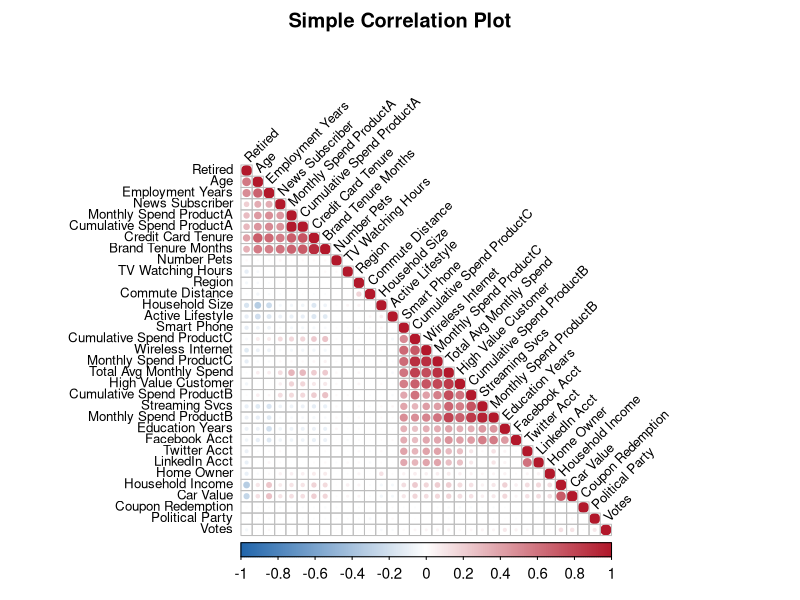

The R script that drew this image:
## ---- chunk 1
knitr::opts_chunk$set(echo = FALSE)
library(readxl)
library(ggplot2)
library(corrplot)
library(car)
customer_data <- read_excel("./outputs/26-04-14-16/customer_data_cleaned.xlsx")

# Convert columns that should be numeric but may be stored as text
numeric_cols <- c(
  "Region", "Age", "Education Years", "Employment Years", "Household Size",
  "Household Income", "Number Pets", "umber Pets", "Home Owner", "Car Value",
  "Commute Distance", "Credit Card Tenure", "TV Watching Hours",
  "Coupon Redemption", "Brand Tenure Months", "Monthly Spend ProductA",
  "Cumulative Spend ProductA", "Monthly Spend ProductB", "Cumulative Spend ProductB",
  "Monthly Spend ProductC", "Cumulative Spend ProductC", "Total Avg Monthly Spend",
  "High Value Customer"
)

numeric_cols <- intersect(numeric_cols, names(customer_data))

safe_numeric <- function(x) {
  as.numeric(gsub("[^0-9.-]", "", as.character(x)))
}

customer_data[numeric_cols] <- lapply(customer_data[numeric_cols], safe_numeric)
theme_set(theme_minimal(base_size = 12))
## ---- chunk 2
head(customer_data)
str(customer_data)
summary(customer_data)
sum(is.na(customer_data))
## ---- chunk 3
num_data <- customer_data[sapply(customer_data, is.numeric)]
corr_mat <- round(cor(num_data, use = "pairwise.complete.obs"), 3)
corr_mat
## ---- chunk 4
# Larger figure and adjusted text sizes to reduce crowding
corrplot(
  corr_mat,
  method = "circle",
  type = "lower",
  order = "hclust",
  tl.col = "black",
  tl.srt = 45,
  tl.cex = 0.8,       # label text size
  cl.cex = 0.9,       # color legend text size
  number.cex = 0.6,   # coefficient text size (if shown)
  addCoef.col = NULL, # hide numeric coefficients to avoid overlap
  col = colorRampPalette(c("#2166ac", "white", "#b2182b"))(200),
  mar = c(0, 0, 2, 0), # a bit more top margin for the title
  title = "Simple Correlation Plot"
)
## ---- chunk 5
# Top correlations with target variable for linear regression selection
target_var <- "Total Avg Monthly Spend"

target_corr <- cor(num_data, use = "pairwise.complete.obs")[, target_var]
target_corr <- target_corr[names(target_corr) != target_var]

top_corr <- data.frame(
  variable = names(target_corr),
  correlation = as.numeric(target_corr),
  abs_correlation = abs(as.numeric(target_corr))
)

top_corr <- top_corr[order(-top_corr$abs_correlation), ]
head(top_corr, 10)
## ---- chunk 6
# Automatic predictor filtering and logistic regression

# In R formulas, spaces cause problems, so this function wraps those names in backticks:
safe_name <- function(x) {
  if (grepl("^[A-Za-z0-9_.]+$", x)) x else paste0("`", x, "`")
}

#Here are the columns I want (Independent Vars)
model_vars <- c(
  "High Value Customer",
  "Total Avg Monthly Spend",
  "Household Income",
  "Age",
  "Household Size",
  "Home Owner",
  "Credit Card Tenure",
  "Brand Tenure Months",
  "Coupon Redemption",
  "Streaming Svcs",
  "Smart Phone"
)
# Copy rows into new smaller dataframe
mod_data <- customer_data[ , model_vars]

# 3) Perfect separation checks
# This is one of the most important parts.
# 
# What is perfect separation?
# 
# It means one predictor can almost perfectly split the outcome.
# 
# Example:
# 
# everyone with X > 100 is a high-value customer
# everyone with X <= 100 is not
# 
# That sounds great, but in logistic regression it actually causes problems:
# 
# coefficients blow up
# model becomes unstable
# standard errors get weird
# 
# So the code searches for variables that separate 0s and 1s too perfectly, then drops them.
# 
# That’s why your output said:
# 
# Dropping perfect/separating vars: Total Avg Monthly Spend
# 
# That means this variable was almost too good at identifying the outcome.
sep_vars <- character()
for (nm in setdiff(names(mod_data), "High Value Customer")){
  x <- mod_data[[nm]]
  if (is.numeric(x)){
    a0 <- x[mod_data$`High Value Customer`==0]
    a1 <- x[mod_data$`High Value Customer`==1]
    if (length(na.omit(a0))>0 && length(na.omit(a1))>0){
      if (max(a0, na.rm=TRUE) < min(a1, na.rm=TRUE) || max(a1, na.rm=TRUE) < min(a0, na.rm=TRUE)){
        sep_vars <- c(sep_vars, nm)
      }
    }
  } else {
    tbl <- table(x, mod_data$`High Value Customer`)
    if (nrow(tbl)>0 && any(apply(tbl,1,function(r) r[1]==0 || r[2]==0))) sep_vars <- c(sep_vars, nm)
  }
}
if (length(sep_vars)>0){ cat("Dropping perfect/separating vars:", paste(unique(sep_vars), collapse=", "), "\n"); mod_data <- mod_data[ , !(names(mod_data) %in% sep_vars), drop=FALSE] }

# 4) High pairwise correlation among numerics (>0.9): drop the lower-variance member
# This checks for multicollinearity.
# 
# That means:
# 
# two predictors are telling almost the same story
# 
# Example:
# 
# Credit Card Tenure and Brand Tenure Months might move together a lot
# 
# If two variables correlate above 0.9, the code drops one of them.
# Because highly correlated predictors can:
# 
# make coefficients unstable
# inflate standard errors
# make interpretation messy
# 
# The code keeps the one with higher variance and drops the other.
# 
# That’s why your output said:
# 
# Dropping highly correlated numeric vars: Credit Card Tenure
num_idx <- sapply(mod_data, is.numeric)
num_idx["High Value Customer"] <- FALSE
num_names <- names(mod_data)[num_idx]
if (length(num_names)>1){
  cor_mat <- cor(mod_data[ , num_names], use="pairwise.complete.obs")
  high_pairs <- which(abs(cor_mat) > 0.9 & abs(cor_mat) < 1, arr.ind=TRUE)
  drop_cols <- character()
  if (nrow(high_pairs)>0){
    for (i in seq_len(nrow(high_pairs))){
      a <- rownames(cor_mat)[high_pairs[i,1]]
      b <- colnames(cor_mat)[high_pairs[i,2]]
      var_a <- var(mod_data[[a]], na.rm=TRUE); var_b <- var(mod_data[[b]], na.rm=TRUE)
      drop_cols <- c(drop_cols, ifelse(var_a < var_b, a, b))
    }
    drop_cols <- unique(drop_cols)
    cat("Dropping highly correlated numeric vars:", paste(drop_cols, collapse=", "), "\n")
    mod_data <- mod_data[ , !(names(mod_data) %in% drop_cols), drop=FALSE]
  }
}

# 5) Iterative VIF-based removal if possible (silent if car not installed)
# This part tries to calculate VIF = Variance Inflation Factor.
# 
# VIF tells you whether a variable is too predictable from the other predictors.
# 
# Rule of thumb:
# 
# VIF > 10 = bad multicollinearity
# 
# If that happens,drops those variables too
if (ncol(mod_data) > 2){
  pred_names <- setdiff(names(mod_data), "High Value Customer")
  fterms <- paste(vapply(pred_names, safe_name, character(1)), collapse = " + ")
  f <- as.formula(paste(safe_name("High Value Customer"), "~", fterms))
  mm <- model.matrix(f, data = mod_data)
  mm <- mm[, colnames(mm)!="(Intercept)", drop=FALSE]
  vif_vals <- sapply(seq_len(ncol(mm)), function(i){
    r <- summary(lm(mm[,i] ~ mm[,-i]))$r.squared
    if (is.na(r)) NA else 1/(1-r)
  })
  names(vif_vals) <- colnames(mm)
  high_vif <- names(vif_vals)[which(vif_vals>10)]
  if (length(high_vif)>0){
    orig_drop <- unique(sub("^(.*?)[:].*$", "\\1", high_vif))
    cat("Dropping high-VIF variables (>",10,"):", paste(orig_drop, collapse=", "), "\n")
    mod_data <- mod_data[ , !(names(mod_data) %in% orig_drop), drop=FALSE]
  }
}

# Final model fit
terms <- setdiff(names(mod_data), "High Value Customer")
if (length(terms)==0) stop('No predictors remain after automatic filtering.')
terms_safe <- vapply(terms, safe_name, character(1))
formula_terms <- paste(terms_safe, collapse = " + ")
logit_formula <- as.formula(paste(safe_name("High Value Customer"), "~", formula_terms))
logit_model <- glm(logit_formula, data = mod_data, family = binomial(), na.action = na.omit)

summary(logit_model)
# In logistic regression, coefficients are in log-odds, which are hard to interpret.
# 
# So this converts them to odds ratios, which are easier.
# 
# Example:
# 
# coefficient = 1.077
# odds ratio = exp(1.077) ≈ 2.94
# Smart Phone → Odds Ratio ≈ 2.94
# 
# People with smartphones are about 2.94 times more likely to be high-value customers
# Odds Ratio = 2.94  
# CI = [2.10, 4.10]
# 
# We are 95% (confint R func convention) confident the true odds ratio is between 2.10 and 4.10
odds <- exp(coef(logit_model))
ci <- tryCatch(exp(confint(logit_model)), error = function(e) matrix(NA, nrow=length(odds), ncol=2))
odds_table <- data.frame(Estimate = coef(logit_model), OddsRatio = odds, CI_low = ci[,1], CI_high = ci[,2])
print(odds_table)
null_dev <- logit_model$null.deviance
resid_dev <- logit_model$deviance
pseudo_r2 <- 1 - resid_dev/null_dev
cat("Pseudo R-squared:", round(pseudo_r2, 4), "\n")
cat("Observations used:", length(logit_model$fitted.values), "\n")
